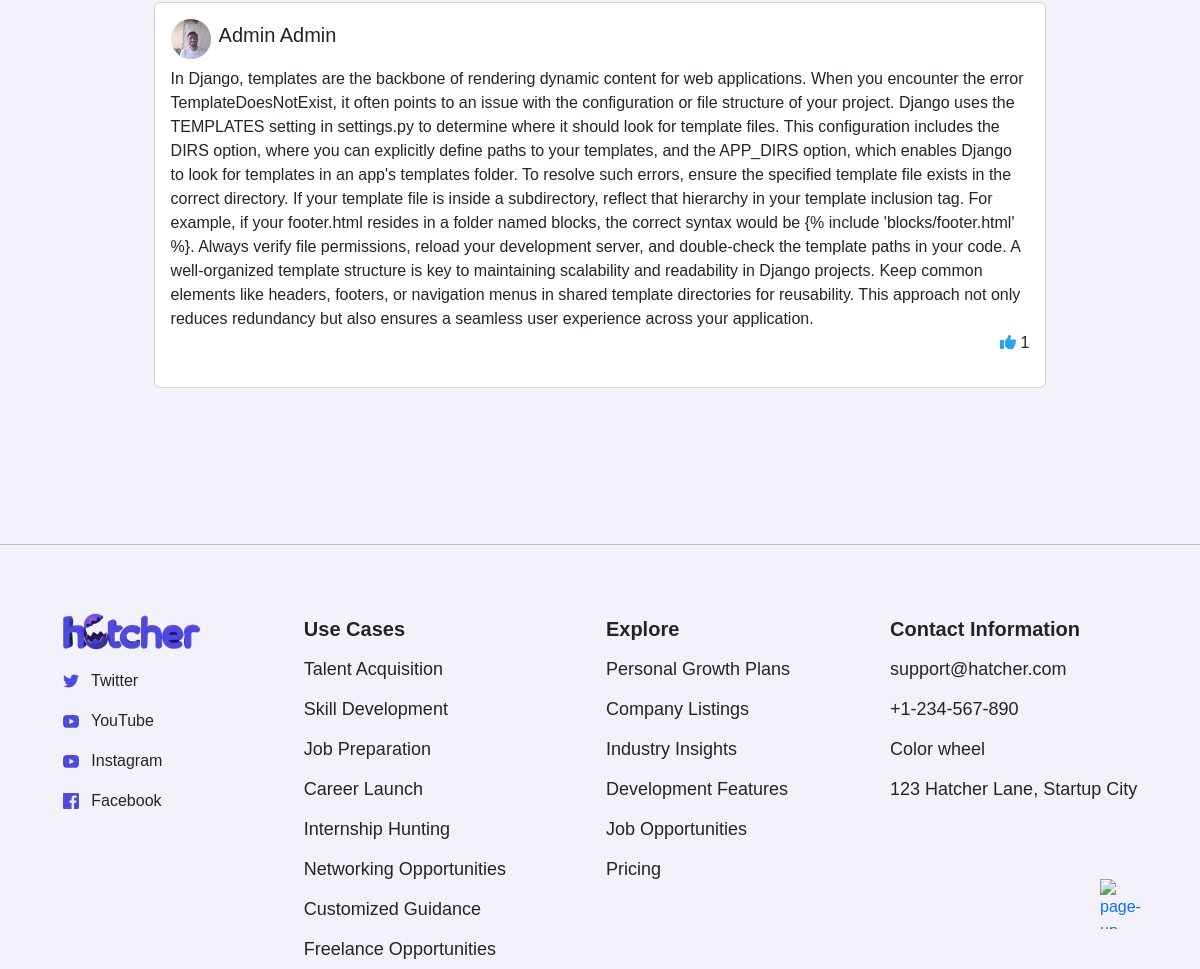
The app's page /community_post/post_list (signed in, lower part), older data.
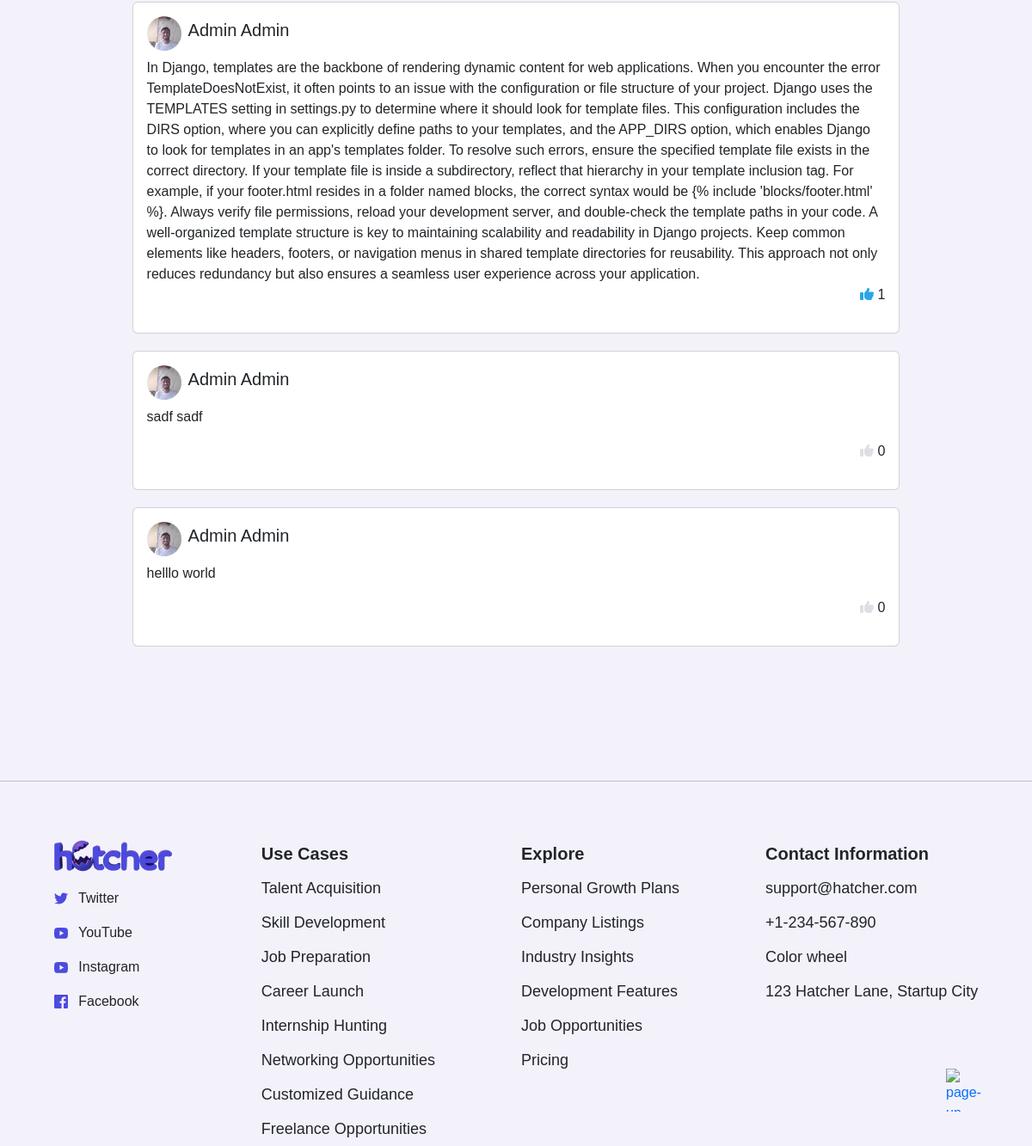
The same page, newer data.
### community_post/models.py (models this page shows, shortened)
class Post(models.Model):
    user = models.ForeignKey(user_table, on_delete=models.CASCADE,related_name='post')
    content = models.TextField()
    created_at = models.DateTimeField(auto_now_add=True)
    total_likes = models.IntegerField(default=0)

### credentials/models.py (models this page shows, shortened)
class user_table(models.Model):
    first_name = models.CharField(max_length=100,null=True)
    last_name = models.CharField(max_length=100,null=True)
    phone_no = models.CharField(max_length=10,unique=True,null=True)
    user_bio = models.CharField(max_length=500,null=True)
    user_profile_image = models.ImageField(upload_to='user_profile_image', blank=True,
                                           default='logos/default_user.png')
    email =  models.EmailField(unique=True)
    password = models.CharField(max_length=100)
    username = models.EmailField(unique=True,null=True)
    created_at = models.DateTimeField(auto_now_add=True,null=True)
    age = models.CharField(max_length=10,null=True)
    updated_at = models.DateTimeField(auto_now=True)

### community_post/views.py (the view)
# urls.py: path('post_list',post_list, name='post_list'),
def post_list(request):
    posts = Post.objects.select_related('user').all()
    user_id = request.session.get('user_id')
    user = user_table.objects.get(id=user_id)
    liked_posts =  Post.objects.filter(likes__user=user).all()
    liked_post_ids = liked_posts.values_list('id', flat=True)  # Get a list of liked post IDs
    print(f'liked post id list is :{liked_post_ids}')
    return render(request, 'dashboard/community_post.html', {'user':user, 'posts': posts, 'liked_post_ids': liked_post_ids})

### templates/dashboard/community_post.html (shortened to what this page needs)
{% extends '../blocks/dashboard_block.html' %}
{% block css %}
{% load static %}
<link rel="stylesheet" href="{% static 'css/community_post.css' %}">
{% endblock css %}
{% block content %}
<div class="container-sm">
  {% if posts %}
  {% for post in posts %}
  <div class="card" style=" width: 80%;
      margin: 20px auto;">
    <div class="card-body">
      <div class="d-flex align-items-center mb-2">
        {% if post.user.user_profile_image %}
        <img src="{{ post.user.user_profile_image.url }}" width="40" height="40" alt="Profile Image"
          style="border-radius: 50%;object-fit: cover;">
        {% else %}
        <img src="https://via.placeholder.com/40" class="rounded-circle" width="40" height="40" alt="Profile Image"
          style="border-radius: 50%;object-fit: cover;">
        {% endif %}
        <div class="ms-2">
          <h5 class="card-title">{{ post.user.first_name }} {{ post.user.last_name }}</h5>
        </div>
      </div>
       <div class="card-text">
        {{ post.content|safe }}
       </div>
      <p class="card-link like-btn text-end" data-post-id="{{ post.id }}">
        {% if post.id in liked_post_ids %}
        <i class="fa-solid fa-thumbs-up liked" id="heart_icon"></i> <span class="tlike">{{post.total_likes}}</span>
        {% else %}
        <i class="fa-solid fa-thumbs-up not-liked" id="heart_icon"></i> <span class="tlike">{{post.total_likes}}</span>
        {% endif %}
      </p>
    </div>
  </div>
  {% endfor %}
  {% else %}
  <p>No posts available at the moment.</p>
  {% endif %}
</div>
{% endblock content %}
{% block javascripts %}
{% load static %}
{% endblock javascripts %}

### templates/blocks/dashboard_block.html (shortened to what this page needs)
<!DOCTYPE html>
<html lang="en">
<head>
  {% block css %} {% endblock css %}
  {% load static %}
  <link rel="stylesheet" href="https://cdn.jsdelivr.net/npm/bootstrap@5.3.3/dist/css/bootstrap.min.css">
  <link rel="stylesheet" href="https://cdnjs.cloudflare.com/ajax/libs/font-awesome/6.6.0/css/all.min.css">
  <link rel="stylesheet" href="https://cdnjs.cloudflare.com/ajax/libs/font-awesome/6.7.2/css/all.min.css">
  <link rel="stylesheet" href="{% static 'css/dashboard.css' %}">
</head>
<body>
  <br>
  <br>
  <br>
  <br>
  <br>
  {% block content %}
  {% endblock content %}
  <br>
  <br>
  <br>
  <br>
  <br>
  <hr>
  <br>
  <br>
  <div class="footer_mentions">
    <div class="footer_content">
      <a href="">
        <img src="/media/logos/hatcher.png" width="150px" class="hatcher_logo2" alt="">
      </a>
      <span>
        Twitter
      </span>
      <span>
        YouTube
      </span>
      <span>
        Instagram
      </span>
      <span>
        Facebook
      </span>
    </div>
    <div class="footer_content">
      <span class="mention-head">Use Cases</span>
      <span class="mentions">Talent Acquisition</span>
      <span class="mentions">Skill Development</span>
      <span class="mentions">Job Preparation</span>
      <span class="mentions">Career Launch</span>
      <span class="mentions">Internship Hunting</span>
      <span class="mentions">Networking Opportunities</span>
      <span class="mentions">Customized Guidance</span>
      <span class="mentions">Freelance Opportunities</span>
    </div>
    <div class="footer_content">
      <span class="mention-head">Explore</span>
      <span class="mentions">Personal Growth Plans</span>
      <span class="mentions">Company Listings</span>
      <span class="mentions">Industry Insights</span>
      <span class="mentions">Development Features</span>
      <span class="mentions">Job Opportunities</span>
      <span class="mentions">Pricing</span>
    </div>
    <div class="footer_content">
      <span class="mention-head">Contact Information</span>
      <span class="mentions">support@hatcher.com</span>
      <span class="mentions">+1-234-567-890</span>
      <span class="mentions">Color wheel</span>
      <span class="mentions">123 Hatcher Lane, Startup City</span>
    </div>
  </div>
  <a href="#top"><img width="50" height="50" id="Up_Arrow" src="https://img.icons8.com/ios-filled/50/page-up-button.png"
      alt="page-up-button" />
  </a>
</body>
</html>

### static/css/community_post.css (style rules this page uses)
.liked { color: #28a6e9; }
.not-liked { color: #dddfe4; }

### static/css/dashboard.css (style rules this page uses)
body { font-family: Arial, Helvetica, sans-serif; background: #c8c6ef36; }
#Up_Arrow { position: fixed; bottom: 40px; right: 50px; }
.footer_mentions { display: flex; flex-direction: row; justify-content: center; }
.footer_content { display: flex; flex-direction: column; line-height: 40px; padding: 0 50px; }
.footer_img { fill: #4c4bde; margin-right: 8px; }
.mentions { font-size: large; }
.mention-head { font-size: 20px; font-weight: 600; }
.hatcher_logo2 { margin-left: -9px; }

Row changes from the older to the newer data that the page shows:
added Post: user.user_profile_image (picture), user.first_name "Admin", user.last_name "Admin", content "sadf sadf", total_likes "0"
added Post: user.user_profile_image (picture), user.first_name "Admin", user.last_name "Admin", content "helllo world", total_likes "0"
